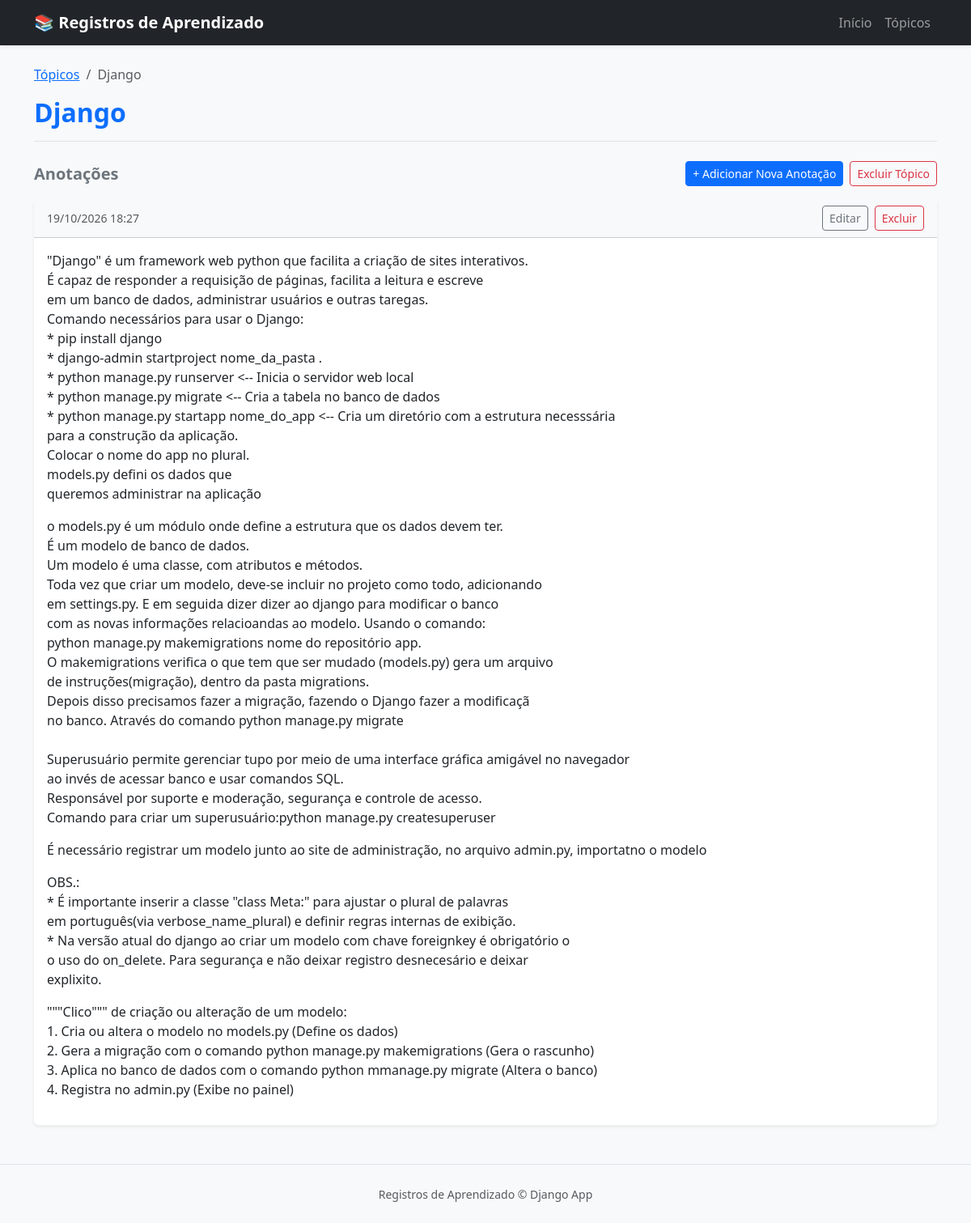
/topicos/1/, run on the app's committed database.
### registros_de_aprendizado/models.py (models this page shows, shortened)
class Topicos(models.Model):
    texto = models.CharField(max_length=200)
    data_de_adicao = models.DateTimeField(auto_now_add=True)

class Entrada(models.Model):
    topico = models.ForeignKey(Topicos, on_delete=models.CASCADE) # Na vesão atual do django é obrigatório inserir o on_delete
    texto = models.TextField()
    data_de_adicao = models.DateTimeField(auto_now_add=True)
    class Meta: # Classe que ajuda a definir o plural de uma palavra
        verbose_name_plural = "entradas"

### registros_de_aprendizado/views.py (the view)
# urls.py: path('topicos/<int:topico_id>/', views.topico, name='topico'), # Página de detalhes para um único assunto
def topico(request, topico_id):
    topico = Topicos.objects.get(id=topico_id)
    entradas = topico.entrada_set.order_by("-data_de_adicao")
    contexto = {"topico": topico, "entradas": entradas}
    return render(request, "registros_de_aprendizado/topico.html", contexto)

### registros_de_aprendizado/templates/registros_de_aprendizado/topico.html (shortened to what this page needs)
{% extends "registros_de_aprendizado/base.html" %}
{% block content %}
<nav aria-label="breadcrumb">
    <ol class="breadcrumb">
        <li class="breadcrumb-item"><a href="{% url 'registros_de_aprendizado:topicos' %}">Tópicos</a></li>
        <li class="breadcrumb-item active" aria-current="page">{{ topico.texto }}</li>
    </ol>
</nav>
<div class="border-bottom pb-2 mb-4">
    <h2 class="fw-bold text-primary">{{ topico.texto }}</h2>
</div>
<div class="d-flex justify-content-between align-items-center mb-3">
    <h3 class="h5 fw-bold text-secondary mb-0">Anotações</h3>
    <div class="d-flex gap-2">
        <a href="{% url 'registros_de_aprendizado:nova_entrada' topico.id %}" class="btn btn-primary btn-sm">
            + Adicionar Nova Anotação
        </a>
        <form action="{% url 'registros_de_aprendizado:deleta_topico' topico.id %}" method="post" style="display:inline;" onsubmit="return confirm('Tem certeza que deseja excluir este tópico e todas as suas anotações?');">
            <button type="submit" class="btn btn-outline-danger btn-sm">Excluir Tópico</button>
        </form>
    </div>
</div>
<div class="d-flex flex-column gap-3">
    {% for entrada in entradas %}
        <div class="card shadow-sm border-0">
            <div class="card-header bg-light d-flex justify-content-between align-items-center">
                <small class="text-muted">{{ entrada.data_de_adicao|date:"d/m/Y H:i" }}</small>
                <div class="d-flex gap-2">
                    <a href="{% url 'registros_de_aprendizado:edita_entrada' entrada.id %}" class="btn btn-outline-secondary btn-sm">
                        Editar
                    </a>
                    <form action="{% url 'registros_de_aprendizado:deleta_entrada' entrada.id %}" method="post" style="display:inline;" onsubmit="return confirm('Tem certeza que deseja excluir esta anotação?');">
                        <button type="submit" class="btn btn-outline-danger btn-sm">Excluir</button>
                    </form>
                </div>
            </div>
            <div class="card-body">
                <p class="card-text mb-0">{{ entrada.texto|linebreaks }}</p>
            </div>
        </div>
    {% empty %}
        <div class="alert alert-warning shadow-sm" role="alert">
            Nenhuma anotação cadastrada para este tópico ainda.
        </div>
    {% endfor %}
</div>
{% endblock %}

### data on the page
Topicos: texto "Django"
Entrada: data_de_adicao "19/10/2026 18:27", texto "\"Django\" é um framework web python que facilita a criação de sites interativos. É capaz de responder a requisição de páginas, facilita a leitura e escreve em um banco de dados, administrar usuários e outras taregas. Comando necessários para usar o Django: * pip install django * django-admin startproject nome_da_pasta . * python manage.py runserver <-- Inicia o servidor web local * python manage.py migrate <-- Cria a tabela no banco de dados * python manage.py startapp nome_do_app <-- Cria um diretório com a estrutura necesssária para a construção da aplicação. Colocar o nome do app no plural. models.py defini os dados que queremos administrar na aplicação o models.py é um módulo onde define…"
